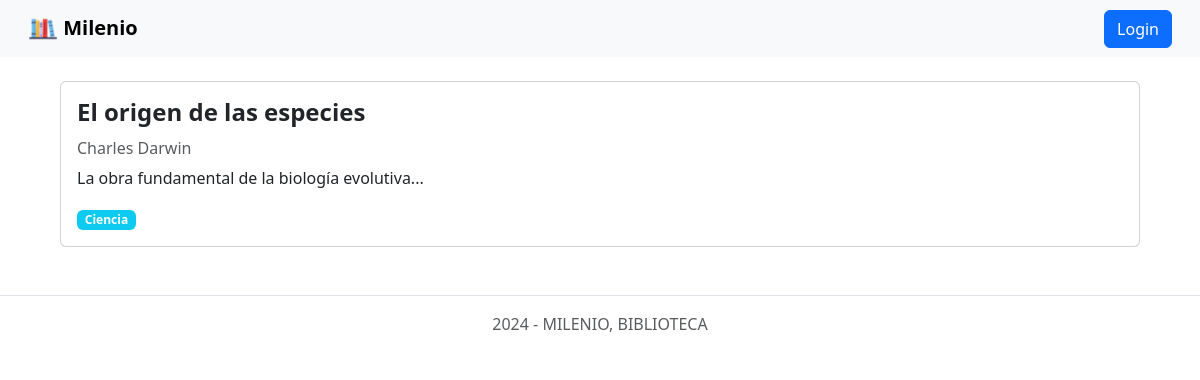
/detail/3, run on the app's committed database.
### tables this page shows
CREATE TABLE `libros` (
  `id` int(11) NOT NULL,
  `titulo` varchar(100) NOT NULL,
  `autor` varchar(100) NOT NULL,
  `reseña` text DEFAULT NULL,
  `genero_nombre` varchar(255) NOT NULL
);

### app/views/catalogo.view.php (called while the page is built, shortened)
<?php
class CatalogoView {
    public function showDetail($libro) {
        include_once 'templates/detail.phtml';
    }
}

### app/models/libro.model.php (called while the page is built, shortened)
<?php
class LibroModel {
    private $db;
    public function __construct() {
       $this->db = new PDO('mysql:host=localhost;dbname=milenio_db;charset=utf8', 'root', '');
    }
    public function getLibro($id) {
        $query = $this->db->prepare('SELECT * FROM libros WHERE id = ?');
        $query->execute([$id]);
        $libros = $query->fetch(PDO::FETCH_OBJ);
        return $libros;
    }
}

### templates/detail.phtml (the view, shortened to what this page needs)
<?php require 'templates/layout/header.phtml'; ?>
<div class="d-flex justify-content-center mt-4">
    <div class="card" style="width: 90%;">
        <div class="card-body">
            <h4 class="card-title mb-3 fw-bold"><?php echo $libro->titulo; ?></h4>
            <h6 class="card-subtitle mb-2 text-body-secondary"><?php echo $libro->autor; ?></h6>
            <p class="card-text"><?php echo $libro->reseña; ?></p>
            <span class="badge bg-info"><?php echo $libro->genero_nombre; ?></span>
        </div>
    </div>
</div>
<?php require 'templates/layout/footer.phtml';?>

### data on the page
libros: titulo "El origen de las especies", autor "Charles Darwin", reseña "La obra fundamental de la biología evolutiva...", genero_nombre "Ciencia"
